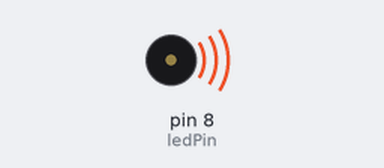
Recording of a sketch running on a simulated Arduino Uno, built for the host (arithmetic inside an expression is 32-bit, double 64-bit). Parts: buzzer (waves = sounding). Random numbers use the default seed unless the sketch sets one; what the sketch prints to the serial monitor is not drawn.

Above: at 0.2 s.
Timing chart, 0 to 3.0 s (numbered marks = the images above):
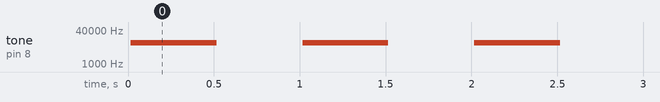

The sketch:

AlarmFeature.ino
```cpp
//#define CUSTOM_SETTINGS
//#define INCLUDE_BUZZER_SHIELD

#include <OneSheeld.h>
//#include <String.h>
int ledPin = 8;
int piezoPin = 8;

void setup()
{
  OneSheeld.begin();
  pinMode(ledPin, OUTPUT);
}

void loop()
{
  if(OneSheeld.isAppConnected())
  {
    digitalWrite(ledPin, LOW);
    tone(piezoPin, 0, 0);
  }
  else{
    digitalWrite(ledPin, HIGH);
    tone(piezoPin, 10000, 500);
    delay(1000);
  }
}
```

Measured:
- by itself, tone on pin 8 (ledPin): alternates 10000 Hz for 0.50 s and silent for 0.50 s
